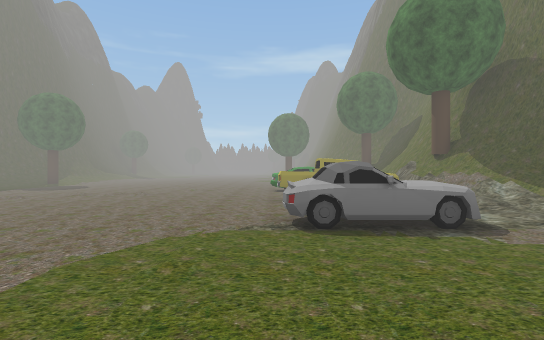
View 1 (above)

14 first-person views from a walk through a 3-D level made in the Unity game engine. The camera is 1.3 m above the floor, looks level and sees 85° across. The floor is counted in squares, 2 m on a side. Each view is taken from the middle of a square. On the plan, view 1 faces up. The plan holds only what a view shows up to about 9 squares ahead; the rest is blank. The place goes on beyond the plan. Some trees and plants on the terrain are drawn as simple stand-ins. The player is left out. Some animated figures are not drawn. Some surface patterns are stand-ins.

View 2
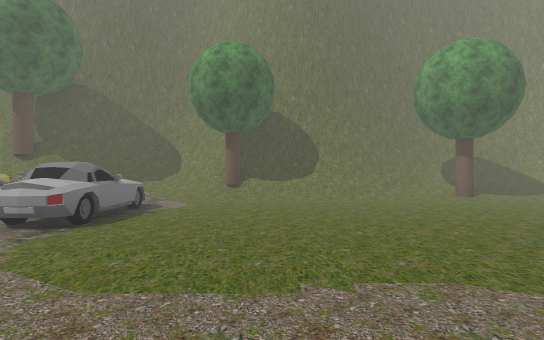

View 3
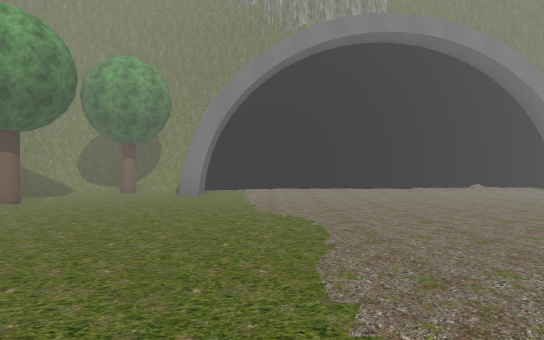

View 4
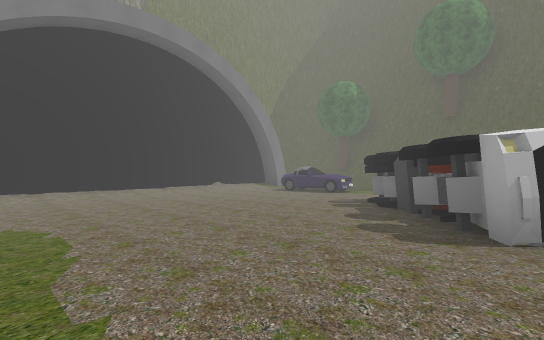

View 5
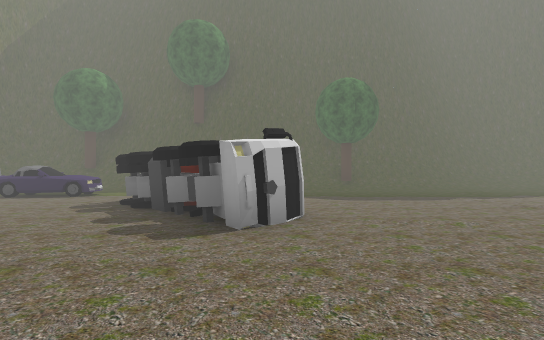

View 6
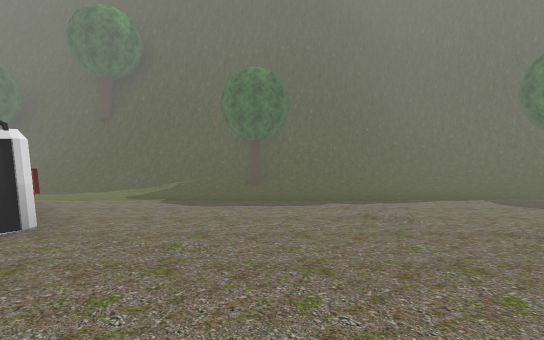

View 7
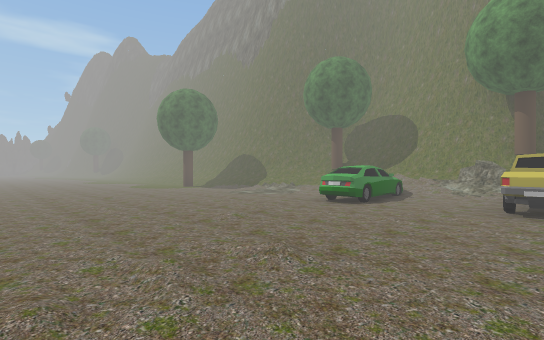

View 8
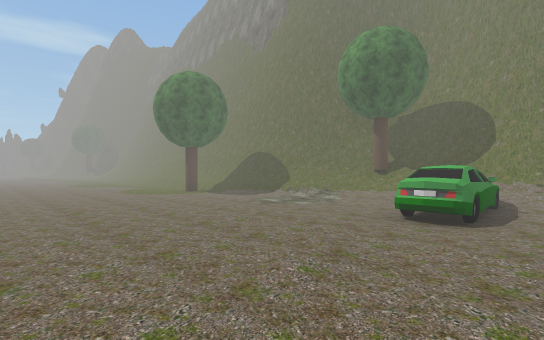

View 9
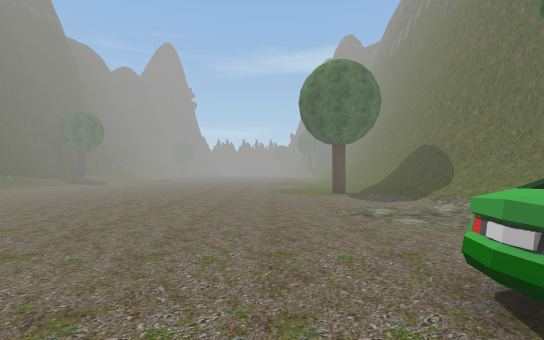

View 10
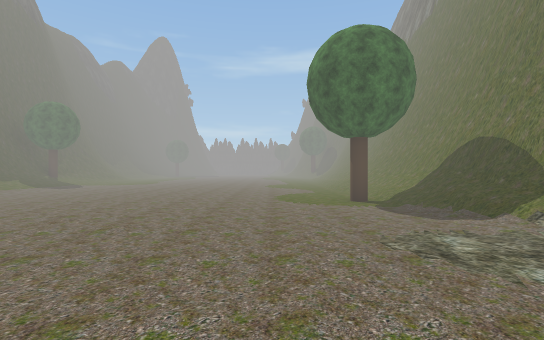

View 11
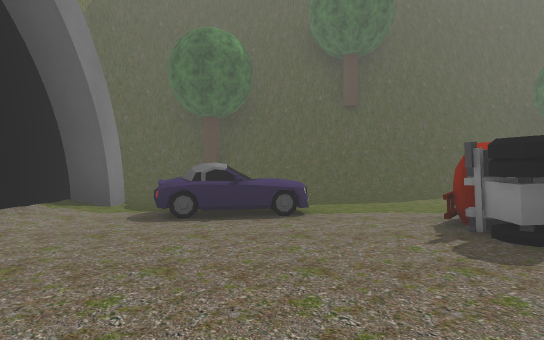

View 12
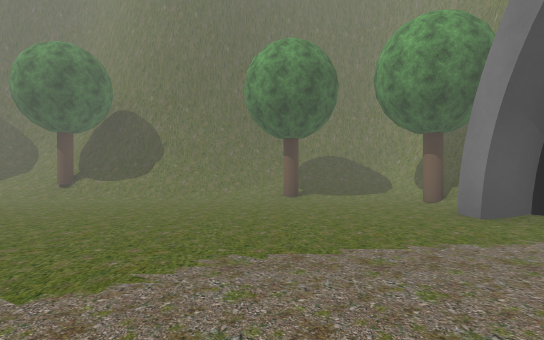

View 13
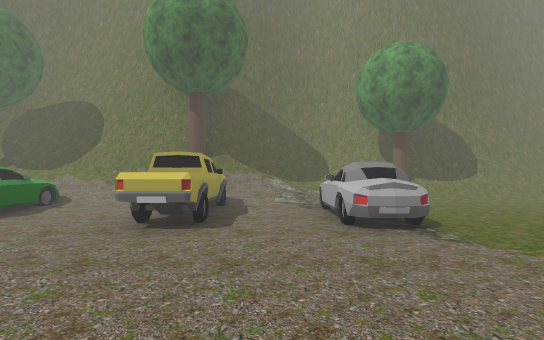

View 14
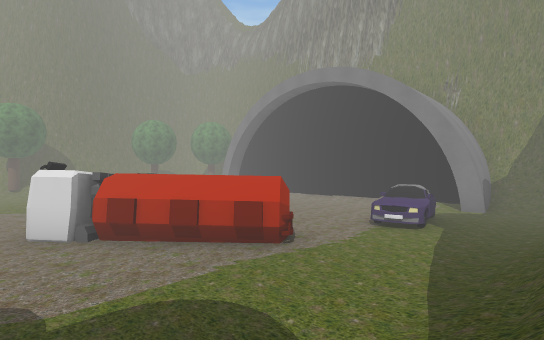

### Floor plan
Key: @ floor where view 1 was taken; # wall or solid block; . floor; / step, stairs or slope; = window, fence, low wall or low ledge; C car; T tree; R truck.
Columns run from 12 left of view 1 to 6 right of it. Each row starts with its distance up from view 1.
 19     ........../#
 18     ........../#
 17     .........T/#
 16     ........../#
 15      ........./#
 14      ........./##
 13   /T  ........//##
 12  ///   .......//T#
 11  //..  .......///#
 10  /.... .......//##
  9  /..........CCC/##
  8  /............./##
  7  /............./##
  6  /..........CCC/##
  5  T.............//##
  4 #//..........CC.//#
  3 #//............./##
  2 # /....R........T##
  1 ##...RRR......../#
  0 #=..RRR.....@.../#
 -1 #/...R........../#
 -2 #/............../##
 -3 #/.CC...........T##
 -4 #/.CC...........//#
 -5 #/..............//#
 -6 #//#/////////#.T//#
 -7 ###################

Positions as (right, up) in squares from view 1, and headings:
1: (0, 0), facing up
2: (-3, 1), facing right
3: (-1, 2), facing down
4: (-1, 2), facing down-left
5: (-1, 2), facing left
6: (-2, 5), facing left
7: (-5, 6), facing up-right
8: (-4, 8), facing up-right
9: (-1, 8), facing up
10: (-1, 10), facing up
11: (-4, -3), facing left
12: (-3, -3), facing right
13: (-3, 5), facing right
14: (-11, 3), facing down-right
